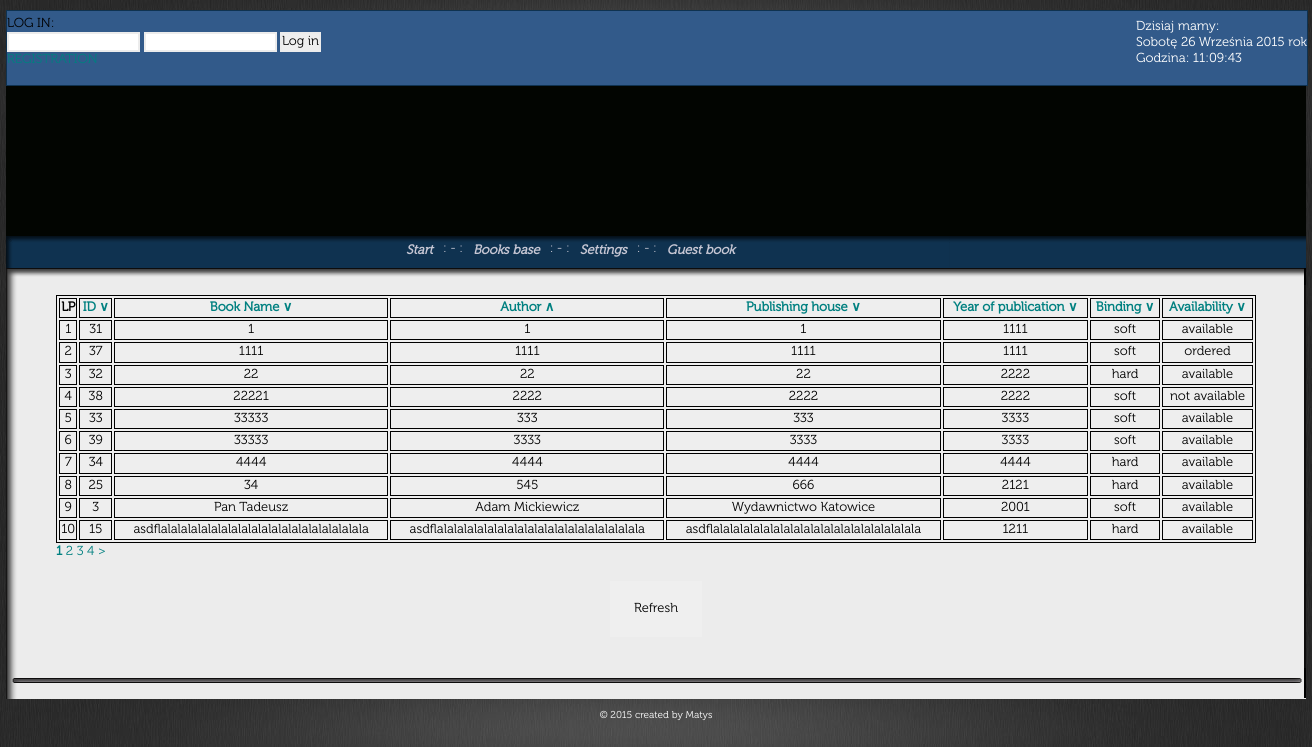
Before: /allbooks.php?sortby=author&dir=ASC with the older database file.
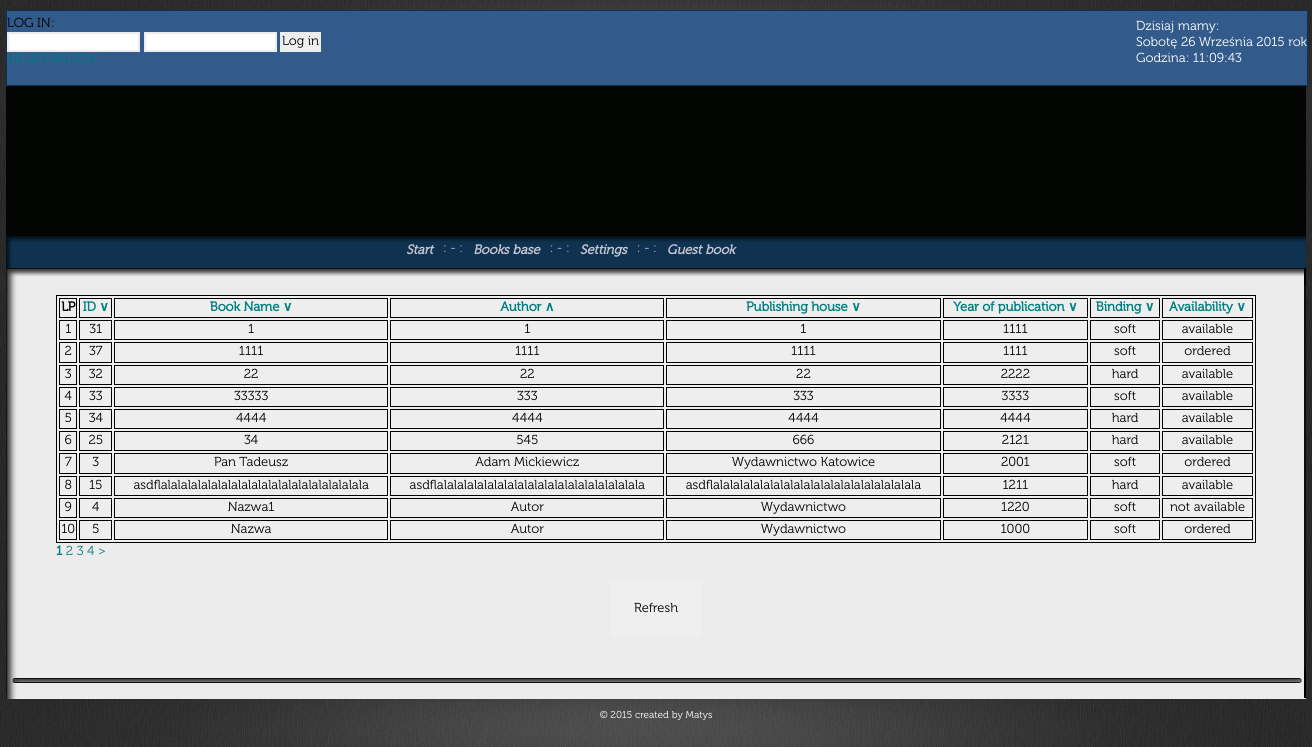
After: the same page with the newer database file.
### tables this page shows
CREATE TABLE IF NOT EXISTS `table_books` (
  `book_id` int(10) unsigned NOT NULL,
  `book_name` varchar(50) NOT NULL,
  `author` varchar(50) NOT NULL,
  `publishing_house` varchar(50) NOT NULL,
  `year_of_publication` smallint(6) NOT NULL,
  `binding` tinyint(4) NOT NULL,
  `availability` tinyint(4) unsigned NOT NULL DEFAULT '2',
  `date_added_book` timestamp NOT NULL DEFAULT CURRENT_TIMESTAMP
);

### allbooks.php (the view, shortened to what the changed rows need)
<?php
include "include/meta.inc.php";
?>
</head>
<body onload="zegar();">
	<div align="center">
		<div id="kontener">
				<div id="formularz"><?php include_once 'include/login.user.php';	?>
				</div>
			<div id="zawartosc">
				<div id="srodkowa_czesc_zawartosci">
					<div id="tekst">
                                            <div style="text-align: center;">
<?php
$query = "SELECT * from table_books
          ";
$result = mysql_query($query) or die(mysql_error());
if (empty ($result))
{
    echo "Empty database";
    exit;
}
else
{
    $counter = mysql_num_rows($result);
    $num_of_pages = ceil($counter/10);
    if (!empty($_SESSION['sortby']) && !empty($_SESSION['dir']))
    {
            if ($_SESSION['sortby'] == "author")
            {
                if ($_SESSION['dir'] == "ASC")
                {
                    echo  "<table bgcolor=#EEEEEE border=1 align=center width='920'><tr>
                    <th>LP</th>
                    <th><a href='allbooks.php?sortby=book_id&dir=ASC'>ID &or;</a></th>
                    <th><a href='allbooks.php?sortby=book_name&dir=ASC'>Book Name &or;</a></th>
                    <th><a href='allbooks.php?sortby=author&dir=DESC'>Author &and;</a></th>
                    <th><a href='allbooks.php?sortby=publishing_house&dir=ASC'>Publishing house &or;</a></th>
                    <th><a href='allbooks.php?sortby=year_of_publication&dir=ASC'>Year of publication &or;</a></th>
                    <th><a href='allbooks.php?sortby=binding&dir=ASC'>Binding &or;</a></th>
                    <th><a href='allbooks.php?sortby=availability&dir=ASC'>Availability &or;</a></th>
                    </tr>";
                }
                else if ($_SESSION['dir'] == "DESC")
                {
                    sort_first_table();
                }
        }
        }
    if ((empty($_GET['page'])) || ($_GET['page']) == 1 )
    {
        $how_much_loops = 0;
        for ($i = 0; $i <= mysql_num_rows($result); $i++)
        {
            $i =  mysql_real_escape_string($i);
            if (isset($_SESSION['sortby']) && isset($_SESSION['dir']))
            {
                $sortby = $_SESSION['sortby'];
                $dir = $_SESSION['dir'];
                $sortby = mysql_real_escape_string($sortby);
                $dir = mysql_real_escape_string($dir);
                $query = "SELECT * from table_books ORDER BY $sortby $dir, book_id ASC LIMIT 10 OFFSET $i";
            }
            else $query = "SELECT * from table_books LIMIT 10 OFFSET $i";
            if ($how_much_loops >= 10) break;
            echo "<tr>";
            $result = mysql_query($query) or die(mysql_error());
            $row = mysql_fetch_array($result, MYSQL_BOTH);
            if ($row['binding'] == 1)
            $row['binding'] = "hard";
            else $row['binding'] = "soft";
            if ($row['availability'] == 2)
                $row['availability'] = "available";
            else if ($row['availability'] == 0)
                    $row['availability'] = "not available";
            else if ($row['availability'] == 1)
                $row['availability'] = "ordered";
            echo "<td>".($i+1)."</td>";
            echo "<td>".$row['book_id']."</td>";
            echo "<td>".$row['book_name']."</td>";
            echo "<td>".$row['author']."</td>";
            echo "<td>".$row['publishing_house']."</td>";
            echo "<td>".$row['year_of_publication']."</td>";
            echo "<td>".$row['binding']."</td>";
            echo "<td>".$row['availability'] ;
            echo "</td>";
            $how_much_loops++;
         }
    echo "</tr></table>";
    }
       echo "<div style='text-align: left;'>";
       if (isset($_GET['page']))
        {
            $a = 1;
            $two = 2;
            $next_page = $page+1;
            $previous_page = $page-1;
            if (($page)<=$num_of_pages)
            {
                echo "</tr></table>";
                 if ($_GET['page'] >= 2)
                 {
                     echo "<a href='allbooks.php?page=$previous_page'> < </a> ";
                 }
             }
             for ($i=1; $i<=$num_of_pages; $i++)
             {
                 if ($_GET['page'] == $i)
                 echo "<a href='allbooks.php?page=$i'> <b>$i</b> </a> ";
                 else
                    echo "<a href='allbooks.php?page=$i'> $i </a> ";
                 if ($i==50*$a)
                 {
                     echo "br/>";
                     $a++;
                 }
             }
             if (($_GET['page'])>=1 )
             {
                 if ($num_of_pages > ($_GET['page']))
                 {
                     echo "<a href='allbooks.php?page=$next_page'> > </a> ";
                 }
             }
              if (($_GET['page']) == NULL)
                 {
                     if ($num_of_pages > 1)
                     echo "<a href='allbooks.php?page=$two'> > </a> ";
                 }
                 echo "</div>";
         }
         else
         {
            $next_page = 2;
            $num_of_pages = ceil($counter/10);
            for ($i=1; $i<=$num_of_pages; $i++)
            {
                if ($i == 1)
                echo "<a href='allbooks.php?page=$i'> <b>$i</b> </a> ";
                else echo "<a href='allbooks.php?page=$i'> $i </a> ";
            }
            if ($num_of_pages > 1)
            {
                echo "<a href='allbooks.php?page=$next_page'> > </a> ";
            }
        }
         echo "</div>";
}
 ?>
                                            </div>
					</div>
				</div>
			</div>
	  </div>
	</div>
	</body>
</html>

Changed rows visible on the page:
removed table_books: book_id "38", book_name "22221", author "2222", publishing_house "2222", year_of_publication "2222", binding "soft", availability "not available"
removed table_books: book_id "39", book_name "33333", author "3333", publishing_house "3333", year_of_publication "3333", binding "soft", availability "available"
changed table_books "Pan Tadeusz": availability "available" → "ordered"
now on this page (row unchanged): table_books: book_id "4", book_name "Nazwa1", author "Autor", publishing_house "Wydawnictwo", year_of_publication "1220", binding "soft", availability "not available"
now on this page (row unchanged): table_books: book_id "5", book_name "Nazwa", author "Autor", publishing_house "Wydawnictwo", year_of_publication "1000", binding "soft", availability "ordered"
